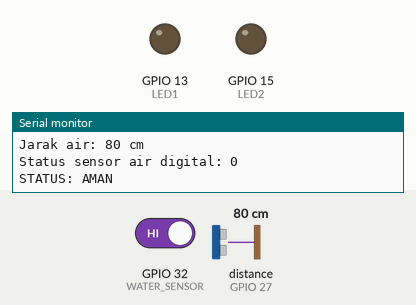
Recording of a sketch running on a simulated ESP32. Parts: output pins drawn as LEDs (lit = HIGH), the last lines printed to the serial monitor. The inputs (shaded band) are chosen by the test bench; at power-on: distance to the obstacle (sensor on GPIO 27) 80 cm, GPIO 32 (WATER_SENSOR) HIGH. WiFi joins after 1.5 s; servers stay silent unless stated.

Above: at 3.0 s.
3.1 s: distance to the obstacle (sensor on GPIO 27) set to 18 cm
5.1 s: distance to the obstacle (sensor on GPIO 27) set to 14 cm
At 6.9 s:
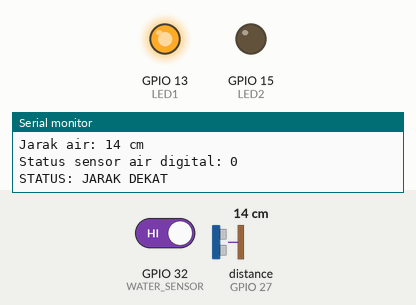
7.8 s: GPIO 32 (WATER_SENSOR) driven LOW
At 8.5 s:
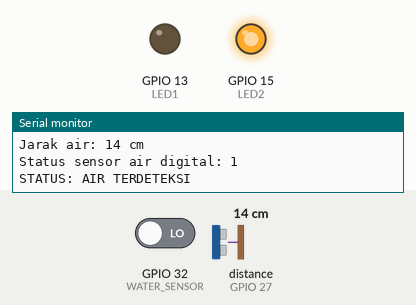
9.8 s: GPIO 32 (WATER_SENSOR) driven HIGH
At 11.6 s:
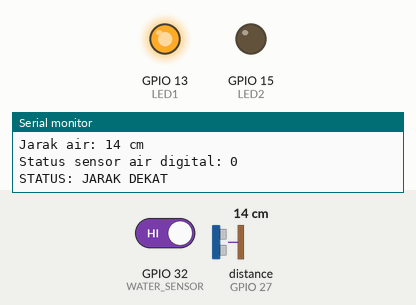
12.3 s: distance to the obstacle (sensor on GPIO 27) set to 35 cm
At 12.9 s:
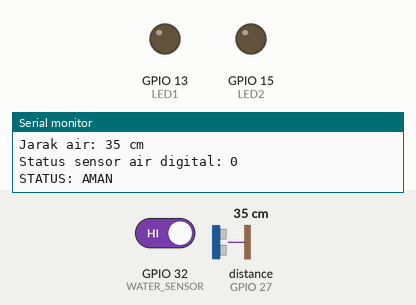
Timing chart, 0 to 15.3 s (numbered marks = the images above; inputs shaded):
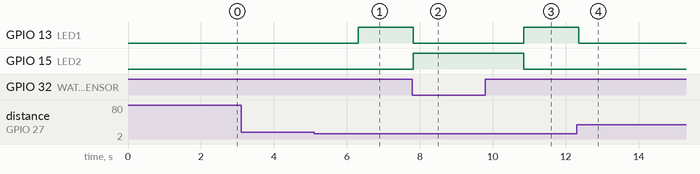

Measured:
- the behaviour switches between 16 and 15 cm on distance to the obstacle (sensor on GPIO 27) (found by bisection; images 0 and 1)
- after the input at 5.1 s, GPIO 13 (LED1): LOW → HIGH after 1.2 s
- after the input at 7.8 s, GPIO 13 (LED1): HIGH → LOW at once; GPIO 15 (LED2): LOW → HIGH at once
- after the input at 9.8 s, GPIO 13 (LED1): LOW → HIGH after 1.1 s; GPIO 15 (LED2): HIGH → LOW after 1.1 s
- after the input at 12.3 s, GPIO 13 (LED1): HIGH → LOW after 0.06 s

The sketch:

system_iot_blynk.ino
```cpp
#define BLYNK_TEMPLATE_ID "TMPL6ej-IPqPo"
#define BLYNK_TEMPLATE_NAME "Siaga Banjir"
#define BLYNK_AUTH_TOKEN "nTlnWVNxBY0b96M1O2EjNisdOXAFmS8X"

#define BLYNK_PRINT Serial
#include <WiFi.h>
#include <WiFiClient.h>
#include <BlynkSimpleEsp32.h>
#include "Ultrasonic.h"

char ssid[] = "Ryan D Gracia";
char pass[] = "99999999";

// Pin
#define WATER_SENSOR 32
#define LED1 13
#define LED2 15

Ultrasonic ultrasonic(27);

// Variabel utama
long RangeInCentimeters;
int waterState;

void setup()
{
  Serial.begin(9600);

  pinMode(WATER_SENSOR, INPUT);
  pinMode(LED1, OUTPUT);
  pinMode(LED2, OUTPUT);

  Blynk.begin(BLYNK_AUTH_TOKEN, ssid, pass);
}

void loop()
{
  Blynk.run();

  RangeInCentimeters = ultrasonic.MeasureInCentimeters();
  waterState = !digitalRead(WATER_SENSOR);

  Serial.print("Jarak air: ");
  Serial.print(RangeInCentimeters);
  Serial.println(" cm");

  Serial.print("Status sensor air digital: ");
  Serial.println(waterState);

  // LOGIKA
  if (waterState == HIGH)
  {
    digitalWrite(LED1, LOW);
    digitalWrite(LED2, HIGH);
    Serial.println("STATUS: AIR TERDETEKSI");

    Blynk.virtualWrite(V2, "BAHAYA BANJIR TINGGI");
  }
  else if (RangeInCentimeters <= 15)
  {
    digitalWrite(LED1, HIGH);
    digitalWrite(LED2, LOW);
    Serial.println("STATUS: JARAK DEKAT");

    Blynk.virtualWrite(V2, "WASPADA BANJIR");
  }
  else
  {
    digitalWrite(LED1, LOW);
    digitalWrite(LED2, LOW);
    Serial.println("STATUS: AMAN");

    Blynk.virtualWrite(V2, "AMAN");
  }

  // Kirim data ke Blynk
  Blynk.virtualWrite(V0, RangeInCentimeters);
  Blynk.virtualWrite(V1, waterState);

  Serial.println();
  delay(1500);
}
```
